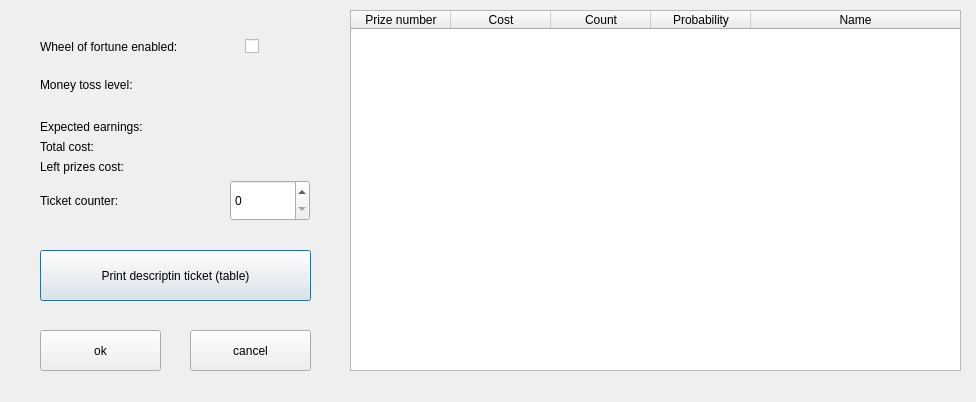
<?xml version="1.0" encoding="UTF-8"?>
<ui version="4.0">
 <class>WheelSettings</class>
 <widget class="QDialog" name="WheelSettings">
  <property name="geometry">
   <rect>
    <x>0</x>
    <y>0</y>
    <width>976</width>
    <height>402</height>
   </rect>
  </property>
  <property name="windowTitle">
   <string>Dialog</string>
  </property>
  <widget class="QPushButton" name="okButton">
   <property name="geometry">
    <rect>
     <x>40</x>
     <y>330</y>
     <width>121</width>
     <height>41</height>
    </rect>
   </property>
   <property name="text">
    <string>ok</string>
   </property>
   <property name="autoDefault">
    <bool>false</bool>
   </property>
  </widget>
  <widget class="QPushButton" name="cancelButton">
   <property name="geometry">
    <rect>
     <x>190</x>
     <y>330</y>
     <width>121</width>
     <height>41</height>
    </rect>
   </property>
   <property name="text">
    <string>cancel</string>
   </property>
   <property name="autoDefault">
    <bool>false</bool>
   </property>
  </widget>
  <widget class="QWidget" name="gridLayoutWidget">
   <property name="geometry">
    <rect>
     <x>40</x>
     <y>30</y>
     <width>271</width>
     <height>71</height>
    </rect>
   </property>
   <layout class="QGridLayout" name="gridLayout" columnstretch="3,1">
    <item row="0" column="0">
     <widget class="QLabel" name="label">
      <property name="text">
       <string>Wheel of fortune enabled:</string>
      </property>
     </widget>
    </item>
    <item row="0" column="1">
     <widget class="QCheckBox" name="fortuneCheckBox">
      <property name="sizePolicy">
       <sizepolicy hsizetype="Minimum" vsizetype="Expanding">
        <horstretch>0</horstretch>
        <verstretch>0</verstretch>
       </sizepolicy>
      </property>
      <property name="text">
       <string/>
      </property>
     </widget>
    </item>
    <item row="1" column="0">
     <widget class="QLabel" name="label_2">
      <property name="text">
       <string>Money toss level:</string>
      </property>
     </widget>
    </item>
    <item row="1" column="1">
     <widget class="QLabel" name="moneySpinBox">
      <property name="sizePolicy">
       <sizepolicy hsizetype="Preferred" vsizetype="Expanding">
        <horstretch>0</horstretch>
        <verstretch>0</verstretch>
       </sizepolicy>
      </property>
      <property name="text">
       <string/>
      </property>
     </widget>
    </item>
   </layout>
  </widget>
  <widget class="QTableWidget" name="probTableWidget">
   <property name="geometry">
    <rect>
     <x>350</x>
     <y>10</y>
     <width>611</width>
     <height>361</height>
    </rect>
   </property>
   <property name="showGrid">
    <bool>true</bool>
   </property>
   <attribute name="horizontalHeaderStretchLastSection">
    <bool>true</bool>
   </attribute>
   <attribute name="verticalHeaderVisible">
    <bool>false</bool>
   </attribute>
   <column>
    <property name="text">
     <string>Prize number</string>
    </property>
   </column>
   <column>
    <property name="text">
     <string>Cost</string>
    </property>
   </column>
   <column>
    <property name="text">
     <string>Count</string>
    </property>
   </column>
   <column>
    <property name="text">
     <string>Probability</string>
    </property>
   </column>
   <column>
    <property name="text">
     <string>Name</string>
    </property>
   </column>
  </widget>
  <widget class="QPushButton" name="descriptionTicket">
   <property name="geometry">
    <rect>
     <x>40</x>
     <y>250</y>
     <width>271</width>
     <height>51</height>
    </rect>
   </property>
   <property name="text">
    <string>Print descriptin ticket (table)</string>
   </property>
  </widget>
  <widget class="QWidget" name="layoutWidget">
   <property name="geometry">
    <rect>
     <x>40</x>
     <y>120</y>
     <width>271</width>
     <height>59</height>
    </rect>
   </property>
   <layout class="QFormLayout" name="formLayout">
    <item row="0" column="0">
     <widget class="QLabel" name="label_3">
      <property name="text">
       <string>Expected earnings:</string>
      </property>
     </widget>
    </item>
    <item row="0" column="1">
     <widget class="QLabel" name="expectedEarningLabel">
      <property name="text">
       <string/>
      </property>
      <property name="alignment">
       <set>Qt::AlignRight|Qt::AlignTrailing|Qt::AlignVCenter</set>
      </property>
     </widget>
    </item>
    <item row="1" column="0">
     <widget class="QLabel" name="label_4">
      <property name="text">
       <string>Total cost:</string>
      </property>
     </widget>
    </item>
    <item row="1" column="1">
     <widget class="QLabel" name="totalCostLabel">
      <property name="text">
       <string/>
      </property>
      <property name="alignment">
       <set>Qt::AlignRight|Qt::AlignTrailing|Qt::AlignVCenter</set>
      </property>
     </widget>
    </item>
    <item row="2" column="0">
     <widget class="QLabel" name="label_5">
      <property name="text">
       <string>Left prizes cost:</string>
      </property>
     </widget>
    </item>
    <item row="2" column="1">
     <widget class="QLabel" name="leftCost">
      <property name="text">
       <string/>
      </property>
      <property name="alignment">
       <set>Qt::AlignRight|Qt::AlignTrailing|Qt::AlignVCenter</set>
      </property>
     </widget>
    </item>
   </layout>
  </widget>
  <widget class="QLabel" name="ticketCounterLabel">
   <property name="geometry">
    <rect>
     <x>40</x>
     <y>180</y>
     <width>131</width>
     <height>41</height>
    </rect>
   </property>
   <property name="text">
    <string>Ticket counter:</string>
   </property>
   <property name="alignment">
    <set>Qt::AlignLeading|Qt::AlignLeft|Qt::AlignVCenter</set>
   </property>
  </widget>
  <widget class="QSpinBox" name="ticketCounterBox">
   <property name="geometry">
    <rect>
     <x>230</x>
     <y>180</y>
     <width>80</width>
     <height>41</height>
    </rect>
   </property>
   <property name="maximum">
    <number>999999</number>
   </property>
  </widget>
 </widget>
 <resources/>
 <connections/>
</ui>
